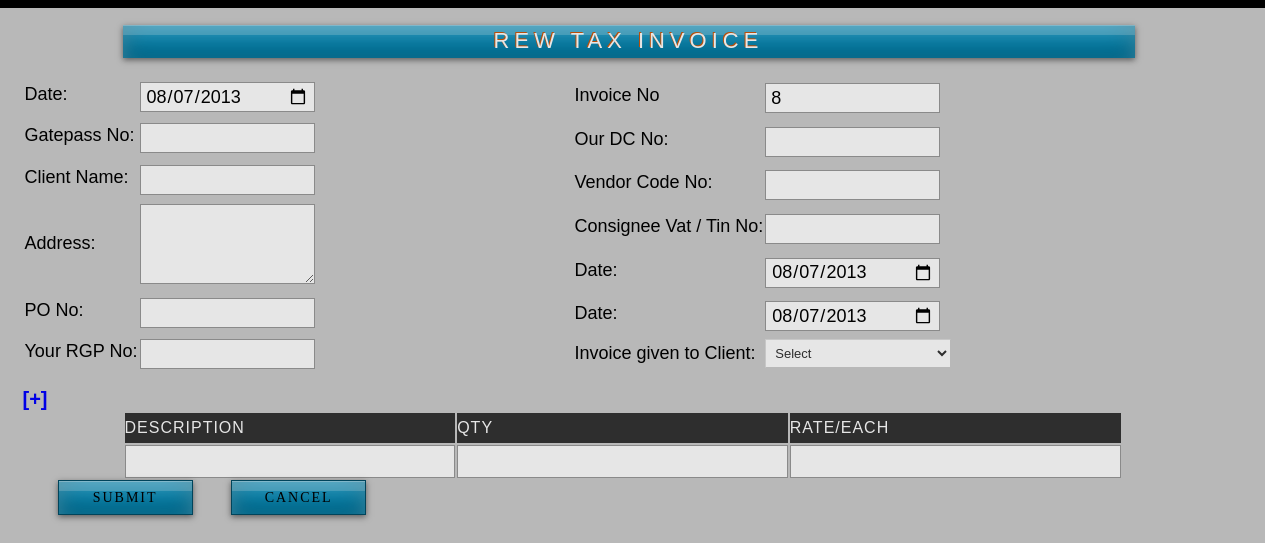
Before: /invoicebasic.php (signed in) with the older database file.
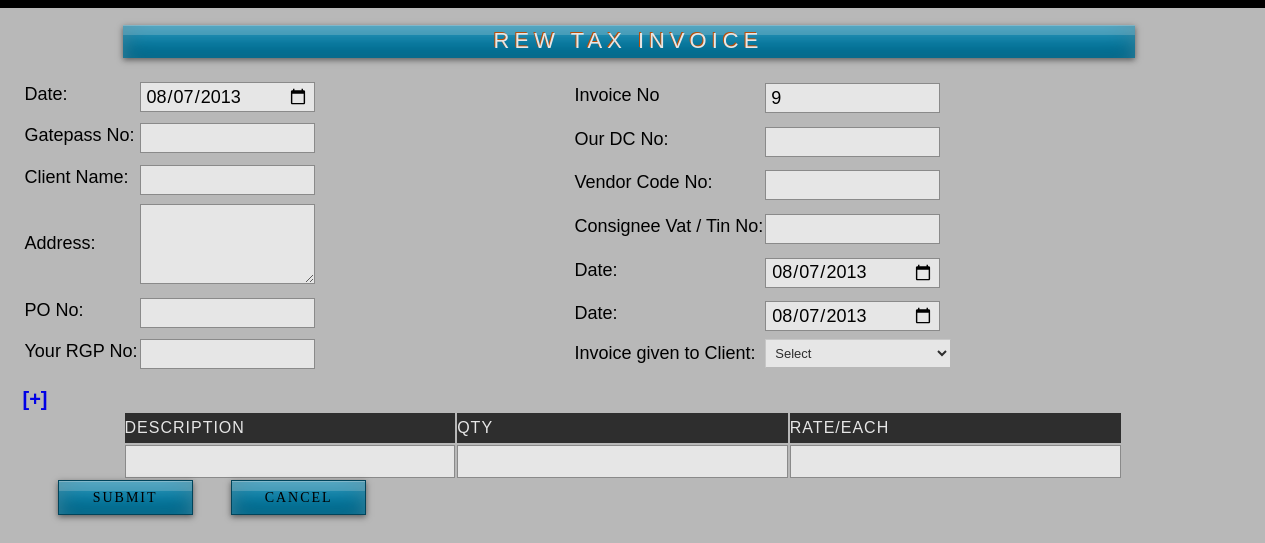
After: the same page with the newer database file.
### tables this page shows
CREATE TABLE IF NOT EXISTS `invoice` (
  `i_id` int(11) NOT NULL AUTO_INCREMENT,
  `q_date` date NOT NULL,
  `gatepass_no` varchar(20) NOT NULL,
  `c_id` int(11) NOT NULL,
  `c_comp` varchar(50) NOT NULL,
  `q_name` varchar(25) NOT NULL,
  `q_address` varchar(100) NOT NULL,
  `q_mo` bigint(11) NOT NULL,
  `po_no` int(20) NOT NULL,
  `rgp_no` int(20) NOT NULL,
  `dc_no` int(20) NOT NULL,
  `code_no` varchar(20) NOT NULL,
  `tin_no` int(20) NOT NULL,
  `date1` date NOT NULL,
  `date2` date NOT NULL,
  `given` int(2) NOT NULL,
  PRIMARY KEY (`i_id`)
);

### invoicebasic.php (the view, shortened to what this page needs)
<?php
$in=$_REQUEST['c_id1'];
$c_query="select * from clients where c_id='$in'";
$c_res=mysql_query($c_query);
$c_row=mysql_fetch_array($c_res);
$c_query2="select g_no from gatepass where client_id='$c_row[0]'";
$c_res2=mysql_query($c_query2);
$gate=mysql_result($c_res2,0);
$c_query1="select * from invoice order by i_id DESC";
$c_res1=mysql_query($c_query1);
if($c_row1=mysql_fetch_array($c_res1))
{
	$count=$c_row1[0];
	}
?>
<html>
<head>
<link rel="stylesheet" href="styles2.css" type="text/css" />
<link rel="stylesheet" href="styles.css" type="text/css" />
</head>
<body>
<div id="container">
    <div id="sub-header">
                <div class="quo">
                <form name="form5" action="" method="post" enctype="multipart/form-data">
                <br />
                <div class="quotationI"><center>REW TAX INVOICE</center></div>
                <br />
                <table class="q_info3" height="300px">
                <tr><td class="l_form">Date:</td><td><input name="q_date" class="q_in" type="date" value="<?php  echo date("Y-m-d"); ?>"/></td></tr>
                <tr><td class="l_form">Gatepass No:</td>
                <td>
                <input type="text" class="q_in" name="g_no" value="<?php echo $gate; ?>" readonly>
				</td>
                </tr>
                <tr><td class="l_form">Client Name:</td>
                <td>
                <input type="text" class="q_in" name="q_name" value="<?php echo $c_row[2]; ?>">
				</td>
                </tr>
                <tr><td class="l_form">Address:</td><td><textarea class="q_add" name="q_address"><?php echo $c_row[4]; ?></textarea></td></tr>
                <tr><td class="l_form">PO No:</td>
                <td>
                <input type="text" class="q_in" name="po_no" >
				</td>
                </tr>
                <tr><td class="l_form">Your RGP No:</td>
                <td>
                <input type="text" class="q_in" name="rgp" >
				</td></tr>
                </table>
                <table class="q_info5">
                <tr><td class="l_form">Invoice No</td>
                <td><input name="invoice" class="q_in" type="text" value="<?php echo $count+1; ?>" readonly /></td></tr>
                <tr><td class="l_form">Our DC No:</td>
                <td>
                <input type="text" class="q_in" name="dc" >
				</td></tr>
                 <tr><td class="l_form">Vendor Code No:</td>
                <td>
                <input type="text" name="vendr" class="q_in">
                				</td></tr>
                 <tr><td class="l_form">Consignee Vat / Tin No:</td>
                <td>
                <input type="text" class="q_in" name="tin_no" >
				</td></tr>
                 <tr><td class="l_form">Date:</td>
                <td>
                <input type="date" class="q_in" name="date1" value="<?php echo date('Y-m-d'); ?>" >
				</td></tr>
                <tr><td class="l_form">Date:</td>
                <td>
                <input type="date" class="q_in" name="date2" value="<?php echo date('Y-m-d'); ?>" >
				</td></tr>
                <tr>
                <td class="l_form">Invoice given to Client:</td>
                <td><select name="given">
                <option value="0">Select</option>
              </select>
              	</td>
                </tr>
                </table>
                <br />
                <table class="des">
                <tr>
                <td class="heading">DESCRIPTION</td>
                <td class="heading" >QTY</td>
                <td class="heading">RATE/EACH</td>
                </tr>
                <span style="color:#00f;font-size:20px;font-weight:bold;cursor:pointer;" onClick="add_phone_field()">[+]</span>
                <tr>
                <td>
                 <input class="des_in" type="text" name="d[]" id="0"><br>
                </td>
                <td>
                 <input class="des_q" type="text" name="q[]" id="0"><br>
                </td>
                <td>
                 <input class="des_r" type="text" name="r[]" id="0"><br>
                </td>
                </tr>
                </table>
                <div class="q_button5">
            	 <input name="submit" class="formbutton" value=" Submit " type="submit" onClick="javascript:return validateMyForm();" />
                <input name="cancel" class="formbutton" value="Cancel" type="submit" />
                </div>
                </form>
  				</div>
                </div>
</div>
</body>
</html>

Changed rows visible on the page:
no longer on this page (row edited): invoice: invoice "8"
added invoice: invoice "9"
